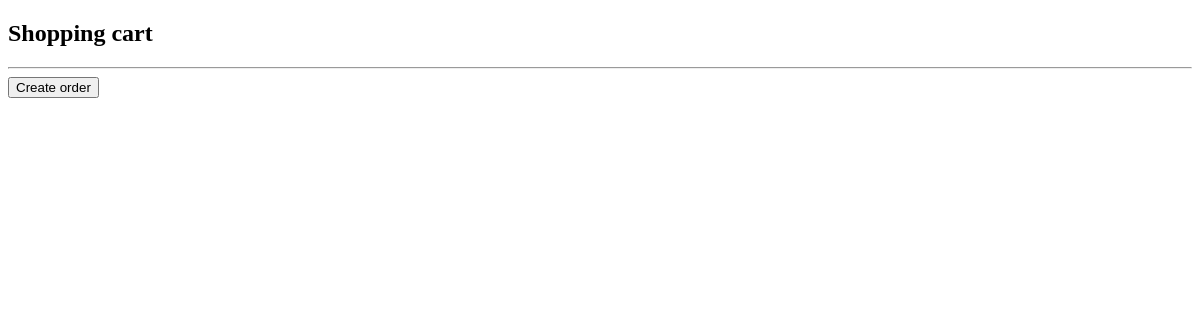
Page /edit_sh_cart/2/ on the earlier database version.
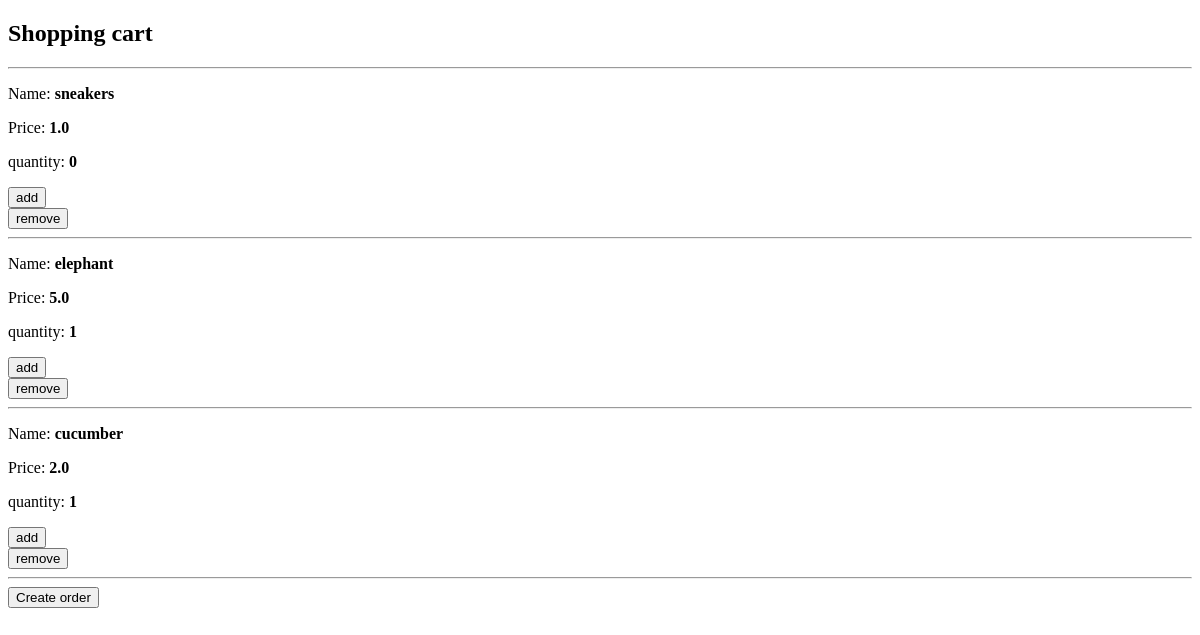
Same page on the later database version.
### api/models.py (models this page shows, shortened)
class Order(models.Model):
    item = models.ForeignKey('Item', on_delete=models.CASCADE, null=True)
    quantity = models.PositiveIntegerField(default=0)

class Item(models.Model):
    name = models.CharField(max_length=30)
    description = models.TextField()
    price = models.FloatField()

### api/views.py (the view, shortened to what this page needs)
# urls.py: re_path(r'^edit_sh_cart/(?P<item_id>\d+)/$', views.edit_sh_cart, name='edit_sh_cart'),
def edit_sh_cart(request, item_id):
    items = Order.objects.all()
    context = {'items': items}
    return render(request, 'stripeApi_template/shopping_cart.html', context)

### api/templates/stripeApi_template/shopping_cart.html (shortened to what this page needs)
<!DOCTYPE html>
<html lang="en">
<head>
</head>
<body>
<h2>Shopping cart</h2>
<hr>
{% for item in items %}
    <p>Name: <b>{{ item.item.name }}</b></p>
    <p>Price: <b>{{ item.item.price }}</b></p>
    <p>quantity:
        <b>{{ item.quantity }}</b>
    </p>
    <form action="/edit_sh_cart/{{ item.item.id }}/" method="POST">
    <button name="add" type="submit">add</button>
    </form>
    <form action="/edit_sh_cart/{{ item.item.id }}/" method="POST">
    <button name="remove" type="submit">remove</button>
    </form>
    <hr>
{% endfor %}
<form action="/order/" method="POST">
    <button type="submit">Create order</button>
</form>
</body>
</html>

Differences in the rows shown:
added Order: item.name "sneakers", item.price "1.0", quantity "0"
added Order: item.name "elephant", item.price "5.0", quantity "1"
added Order: item.name "cucumber", item.price "2.0", quantity "1"
